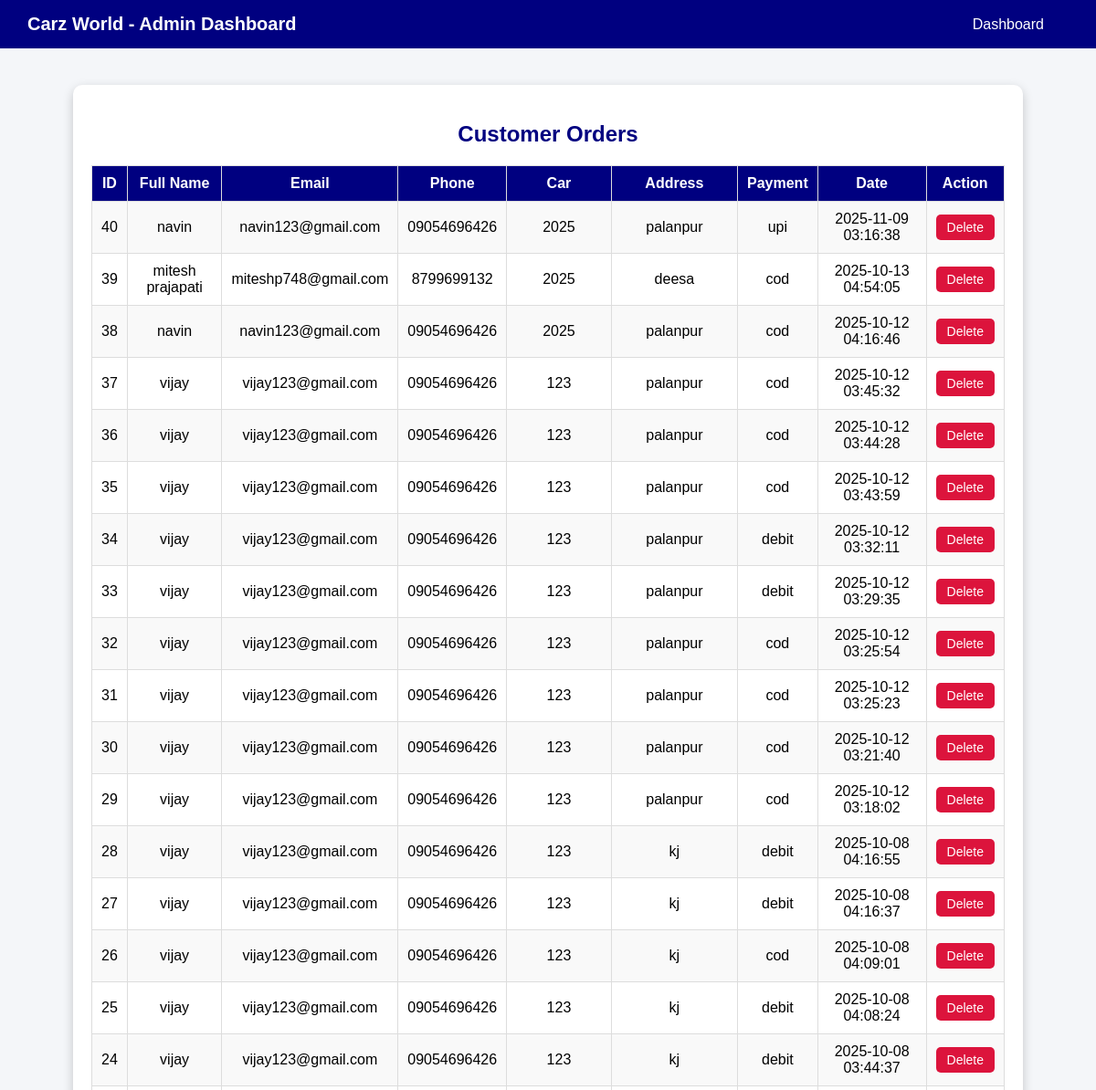
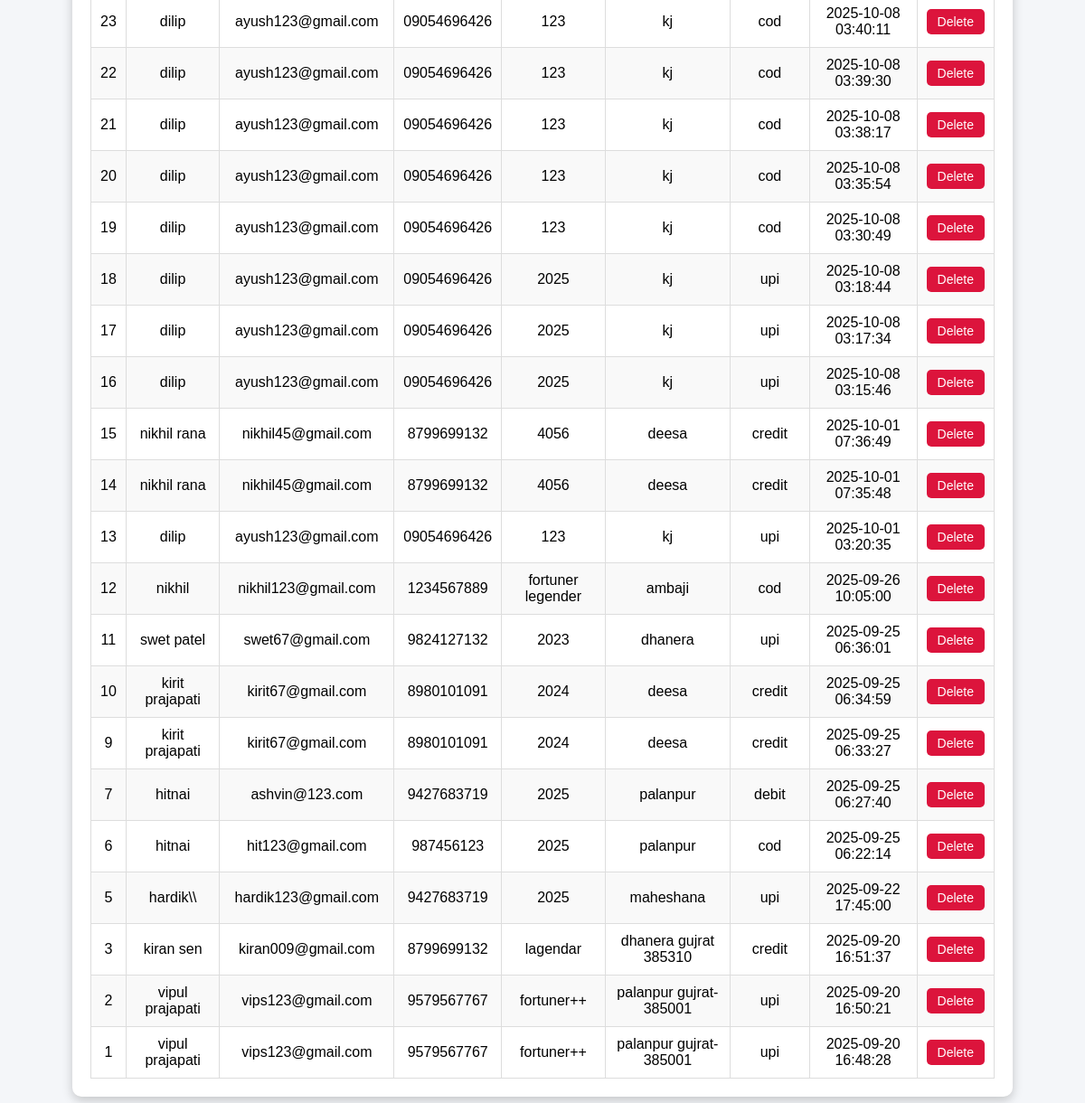
/admin-orders.php (signed in), run on the app's committed database (2 pictures, top to bottom).
### tables this page shows
CREATE TABLE `orders` (
  `id` int(11) NOT NULL,
  `fullname` varchar(100) NOT NULL,
  `email` varchar(100) NOT NULL,
  `phone` varchar(20) NOT NULL,
  `car` varchar(100) NOT NULL,
  `address` text NOT NULL,
  `payment` varchar(50) NOT NULL,
  `order_date` timestamp NOT NULL DEFAULT current_timestamp()
);

### admin-orders.php (the view, shortened to what this page needs)
<?php
include 'db.php';
$sql = "SELECT * FROM orders ORDER BY order_date DESC";
$result = $conn->query($sql);
?>
<!DOCTYPE html>
<html lang="en">
<head>
</head>
<body>
<div class="navbar">
  <h1>Carz World - Admin Dashboard</h1>
  <div class="nav-links">
    <a href="admin-dashboard.php">Dashboard</a>
  </div>
</div>
<div class="container">
  <h2>Customer Orders</h2>
  <table>
    <tr>
      <th>ID</th>
      <th>Full Name</th>
      <th>Email</th>
      <th>Phone</th>
      <th>Car</th>
      <th>Address</th>
      <th>Payment</th>
      <th>Date</th>
      <th>Action</th>
    </tr>
    <?php while($row = $result->fetch_assoc()): ?>
    <tr>
      <td><?= $row['id'] ?></td>
      <td><?= htmlspecialchars($row['fullname']) ?></td>
      <td><?= htmlspecialchars($row['email']) ?></td>
      <td><?= htmlspecialchars($row['phone']) ?></td>
      <td><?= htmlspecialchars($row['car']) ?></td>
      <td><?= htmlspecialchars($row['address']) ?></td>
      <td><?= htmlspecialchars($row['payment']) ?></td>
      <td><?= $row['order_date'] ?></td>
      <td>
        <a href="delete-order.php?id=<?= $row['id'] ?>" class="btn" onclick="return confirm('Are you sure you want to delete this order?');">Delete</a>
      </td>
    </tr>
    <?php endwhile; ?>
  </table>
</div>
</body>
</html>

### admin-orders.php (style rules this page uses)
body { font-family: Arial, sans-serif; background: #f4f6f9; margin: 0; padding: 0; }
.navbar { background: navy; color: white; display: flex; justify-content: space-between; align-items: center; padding: 15px 30px; }
.navbar h1 { margin: 0; font-size: 20px; }
.nav-links a { color: white; text-decoration: none; margin: 0 15px; font-size: 16px; padding: 6px 12px; border-radius: 5px; transition: 0.3s; }
.container { max-width: 1000px; margin: 40px auto; background: white; padding: 20px; border-radius: 10px; box-shadow: 0 4px 12px rgba(0,0,0,0.2); }
h2 { color: navy; margin-bottom: 20px; text-align: center; }
table { width: 100%; border-collapse: collapse; margin-top: 15px; }
table, th, td { border: 1px solid #ddd; }
th { background: navy; color: white; padding: 10px; }
td { padding: 10px; text-align: center; }
tr:nth-child(even) { background: #f9f9f9; }
.btn { display: inline-block; padding: 6px 12px; background: crimson; color: white; border: none; border-radius: 5px; text-decoration: none; font-size: 14px; }

### data on the page
orders: id "40", fullname "navin", email "navin123@gmail.com", phone "09054696426", car "2025", address "palanpur", payment "upi", order_date "2025-11-09 03:16:38"
orders: id "39", fullname "mitesh prajapati", email "miteshp748@gmail.com", phone "8799699132", car "2025", address "deesa", payment "cod", order_date "2025-10-13 04:54:05"
orders: id "38", fullname "navin", email "navin123@gmail.com", phone "09054696426", car "2025", address "palanpur", payment "cod", order_date "2025-10-12 04:16:46"
orders: id "37", fullname "vijay", email "vijay123@gmail.com", phone "09054696426", car "123", address "palanpur", payment "cod", order_date "2025-10-12 03:45:32"
orders: id "36", fullname "vijay", email "vijay123@gmail.com", phone "09054696426", car "123", address "palanpur", payment "cod", order_date "2025-10-12 03:44:28"
orders: id "35", fullname "vijay", email "vijay123@gmail.com", phone "09054696426", car "123", address "palanpur", payment "cod", order_date "2025-10-12 03:43:59"
orders: id "34", fullname "vijay", email "vijay123@gmail.com", phone "09054696426", car "123", address "palanpur", payment "debit", order_date "2025-10-12 03:32:11"
orders: id "33", fullname "vijay", email "vijay123@gmail.com", phone "09054696426", car "123", address "palanpur", payment "debit", order_date "2025-10-12 03:29:35"
orders: id "32", fullname "vijay", email "vijay123@gmail.com", phone "09054696426", car "123", address "palanpur", payment "cod", order_date "2025-10-12 03:25:54"
orders: id "31", fullname "vijay", email "vijay123@gmail.com", phone "09054696426", car "123", address "palanpur", payment "cod", order_date "2025-10-12 03:25:23"
orders: id "30", fullname "vijay", email "vijay123@gmail.com", phone "09054696426", car "123", address "palanpur", payment "cod", order_date "2025-10-12 03:21:40"
orders: id "29", fullname "vijay", email "vijay123@gmail.com", phone "09054696426", car "123", address "palanpur", payment "cod", order_date "2025-10-12 03:18:02"
orders: id "28", fullname "vijay", email "vijay123@gmail.com", phone "09054696426", car "123", address "kj", payment "debit", order_date "2025-10-08 04:16:55"
orders: id "27", fullname "vijay", email "vijay123@gmail.com", phone "09054696426", car "123", address "kj", payment "debit", order_date "2025-10-08 04:16:37"
orders: id "26", fullname "vijay", email "vijay123@gmail.com", phone "09054696426", car "123", address "kj", payment "cod", order_date "2025-10-08 04:09:01"
orders: id "25", fullname "vijay", email "vijay123@gmail.com", phone "09054696426", car "123", address "kj", payment "debit", order_date "2025-10-08 04:08:24"
orders: id "24", fullname "vijay", email "vijay123@gmail.com", phone "09054696426", car "123", address "kj", payment "debit", order_date "2025-10-08 03:44:37"
orders: id "23", fullname "dilip", email "ayush123@gmail.com", phone "09054696426", car "123", address "kj", payment "cod", order_date "2025-10-08 03:40:11"
orders: id "22", fullname "dilip", email "ayush123@gmail.com", phone "09054696426", car "123", address "kj", payment "cod", order_date "2025-10-08 03:39:30"
orders: id "21", fullname "dilip", email "ayush123@gmail.com", phone "09054696426", car "123", address "kj", payment "cod", order_date "2025-10-08 03:38:17"
orders: id "20", fullname "dilip", email "ayush123@gmail.com", phone "09054696426", car "123", address "kj", payment "cod", order_date "2025-10-08 03:35:54"
orders: id "19", fullname "dilip", email "ayush123@gmail.com", phone "09054696426", car "123", address "kj", payment "cod", order_date "2025-10-08 03:30:49"
orders: id "18", fullname "dilip", email "ayush123@gmail.com", phone "09054696426", car "2025", address "kj", payment "upi", order_date "2025-10-08 03:18:44"
orders: id "17", fullname "dilip", email "ayush123@gmail.com", phone "09054696426", car "2025", address "kj", payment "upi", order_date "2025-10-08 03:17:34"
orders: id "16", fullname "dilip", email "ayush123@gmail.com", phone "09054696426", car "2025", address "kj", payment "upi", order_date "2025-10-08 03:15:46"
orders: id "15", fullname "nikhil rana", email "nikhil45@gmail.com", phone "8799699132", car "4056", address "deesa", payment "credit", order_date "2025-10-01 07:36:49"
orders: id "14", fullname "nikhil rana", email "nikhil45@gmail.com", phone "8799699132", car "4056", address "deesa", payment "credit", order_date "2025-10-01 07:35:48"
orders: id "13", fullname "dilip", email "ayush123@gmail.com", phone "09054696426", car "123", address "kj", payment "upi", order_date "2025-10-01 03:20:35"
orders: id "12", fullname "nikhil", email "nikhil123@gmail.com", phone "1234567889", car "fortuner legender", address "ambaji", payment "cod", order_date "2025-09-26 10:05:00"
orders: id "11", fullname "swet patel", email "swet67@gmail.com", phone "9824127132", car "2023", address "dhanera", payment "upi", order_date "2025-09-25 06:36:01"
orders: id "10", fullname "kirit prajapati", email "kirit67@gmail.com", phone "8980101091", car "2024", address "deesa", payment "credit", order_date "2025-09-25 06:34:59"
orders: id "9", fullname "kirit prajapati", email "kirit67@gmail.com", phone "8980101091", car "2024", address "deesa", payment "credit", order_date "2025-09-25 06:33:27"
orders: id "7", fullname "hitnai", email "ashvin@123.com", phone "9427683719", car "2025", address "palanpur", payment "debit", order_date "2025-09-25 06:27:40"
orders: id "6", fullname "hitnai", email "hit123@gmail.com", phone "987456123", car "2025", address "palanpur", payment "cod", order_date "2025-09-25 06:22:14"
orders: id "5", fullname "hardik\\\\", email "hardik123@gmail.com", phone "9427683719", car "2025", address "maheshana", payment "upi", order_date "2025-09-22 17:45:00"
orders: id "3", fullname "kiran sen", email "kiran009@gmail.com", phone "8799699132", car "lagendar", address "dhanera gujrat 385310", payment "credit", order_date "2025-09-20 16:51:37"
orders: id "2", fullname "vipul prajapati", email "vips123@gmail.com", phone "9579567767", car "fortuner++", address "palanpur gujrat-385001", payment "upi", order_date "2025-09-20 16:50:21"
orders: id "1", fullname "vipul prajapati", email "vips123@gmail.com", phone "9579567767", car "fortuner++", address "palanpur gujrat-385001", payment "upi", order_date "2025-09-20 16:48:28"
